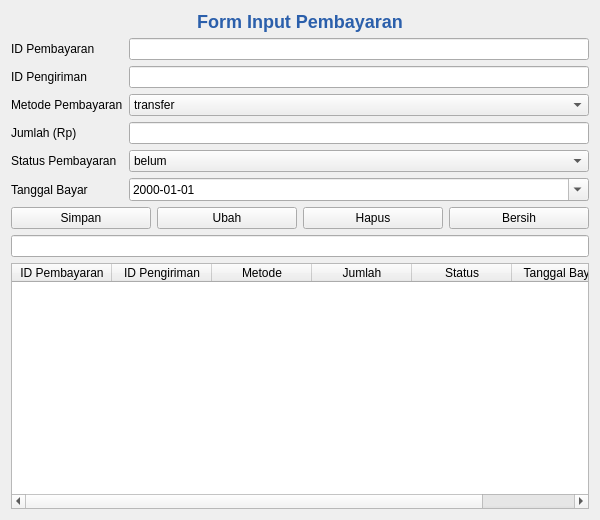
<?xml version="1.0" encoding="UTF-8"?>
<ui version="4.0">
 <class>FormPembayaran</class>
 <widget class="QWidget" name="FormPembayaran">
  <property name="geometry">
   <rect>
    <x>0</x>
    <y>0</y>
    <width>600</width>
    <height>520</height>
   </rect>
  </property>
  <property name="windowTitle">
   <string>Data Pembayaran</string>
  </property>
  <layout class="QVBoxLayout" name="verticalLayout">
   <item>
    <widget class="QLabel" name="lblJudul">
     <property name="styleSheet">
      <string notr="true">font-size:18px; font-weight:bold; color:#2b5fab;</string>
     </property>
     <property name="text">
      <string>Form Input Pembayaran</string>
     </property>
     <property name="alignment">
      <set>Qt::AlignmentFlag::AlignCenter</set>
     </property>
    </widget>
   </item>
   <item>
    <layout class="QFormLayout" name="formLayout">
     <item row="0" column="0">
      <widget class="QLabel" name="lblPembayaranID">
       <property name="text">
        <string>ID Pembayaran</string>
       </property>
      </widget>
     </item>
     <item row="0" column="1">
      <widget class="QLineEdit" name="txtPembayaranID"/>
     </item>
     <item row="1" column="0">
      <widget class="QLabel" name="lblPengirimanID">
       <property name="text">
        <string>ID Pengiriman</string>
       </property>
      </widget>
     </item>
     <item row="1" column="1">
      <widget class="QLineEdit" name="txtPengirimanID"/>
     </item>
     <item row="2" column="0">
      <widget class="QLabel" name="lblMetode">
       <property name="text">
        <string>Metode Pembayaran</string>
       </property>
      </widget>
     </item>
     <item row="2" column="1">
      <widget class="QComboBox" name="comboMetode">
       <item>
        <property name="text">
         <string>transfer</string>
        </property>
       </item>
       <item>
        <property name="text">
         <string>cod</string>
        </property>
       </item>
       <item>
        <property name="text">
         <string>ewallet</string>
        </property>
       </item>
      </widget>
     </item>
     <item row="3" column="0">
      <widget class="QLabel" name="lblJumlah">
       <property name="text">
        <string>Jumlah (Rp)</string>
       </property>
      </widget>
     </item>
     <item row="3" column="1">
      <widget class="QLineEdit" name="txtJumlah"/>
     </item>
     <item row="4" column="0">
      <widget class="QLabel" name="lblStatus">
       <property name="text">
        <string>Status Pembayaran</string>
       </property>
      </widget>
     </item>
     <item row="4" column="1">
      <widget class="QComboBox" name="comboStatus">
       <item>
        <property name="text">
         <string>belum</string>
        </property>
       </item>
       <item>
        <property name="text">
         <string>sudah</string>
        </property>
       </item>
      </widget>
     </item>
     <item row="5" column="0">
      <widget class="QLabel" name="lblTanggalBayar">
       <property name="text">
        <string>Tanggal Bayar</string>
       </property>
      </widget>
     </item>
     <item row="5" column="1">
      <widget class="QDateEdit" name="dateTanggalBayar">
       <property name="displayFormat">
        <string>yyyy-MM-dd</string>
       </property>
       <property name="calendarPopup">
        <bool>true</bool>
       </property>
      </widget>
     </item>
    </layout>
   </item>
   <item>
    <layout class="QHBoxLayout" name="buttonLayout">
     <item>
      <widget class="QPushButton" name="btnSimpan">
       <property name="text">
        <string>Simpan</string>
       </property>
      </widget>
     </item>
     <item>
      <widget class="QPushButton" name="btnUbah">
       <property name="text">
        <string>Ubah</string>
       </property>
      </widget>
     </item>
     <item>
      <widget class="QPushButton" name="btnHapus">
       <property name="text">
        <string>Hapus</string>
       </property>
      </widget>
     </item>
     <item>
      <widget class="QPushButton" name="btnBersih">
       <property name="text">
        <string>Bersih</string>
       </property>
      </widget>
     </item>
    </layout>
   </item>
   <item>
    <widget class="QLineEdit" name="editCari"/>
   </item>
   <item>
    <widget class="QTableWidget" name="tablePembayaran">
     <property name="columnCount">
      <number>6</number>
     </property>
     <column>
      <property name="text">
       <string>ID Pembayaran</string>
      </property>
     </column>
     <column>
      <property name="text">
       <string>ID Pengiriman</string>
      </property>
     </column>
     <column>
      <property name="text">
       <string>Metode</string>
      </property>
     </column>
     <column>
      <property name="text">
       <string>Jumlah</string>
      </property>
     </column>
     <column>
      <property name="text">
       <string>Status</string>
      </property>
     </column>
     <column>
      <property name="text">
       <string>Tanggal Bayar</string>
      </property>
     </column>
    </widget>
   </item>
  </layout>
 </widget>
 <resources/>
 <connections/>
</ui>
